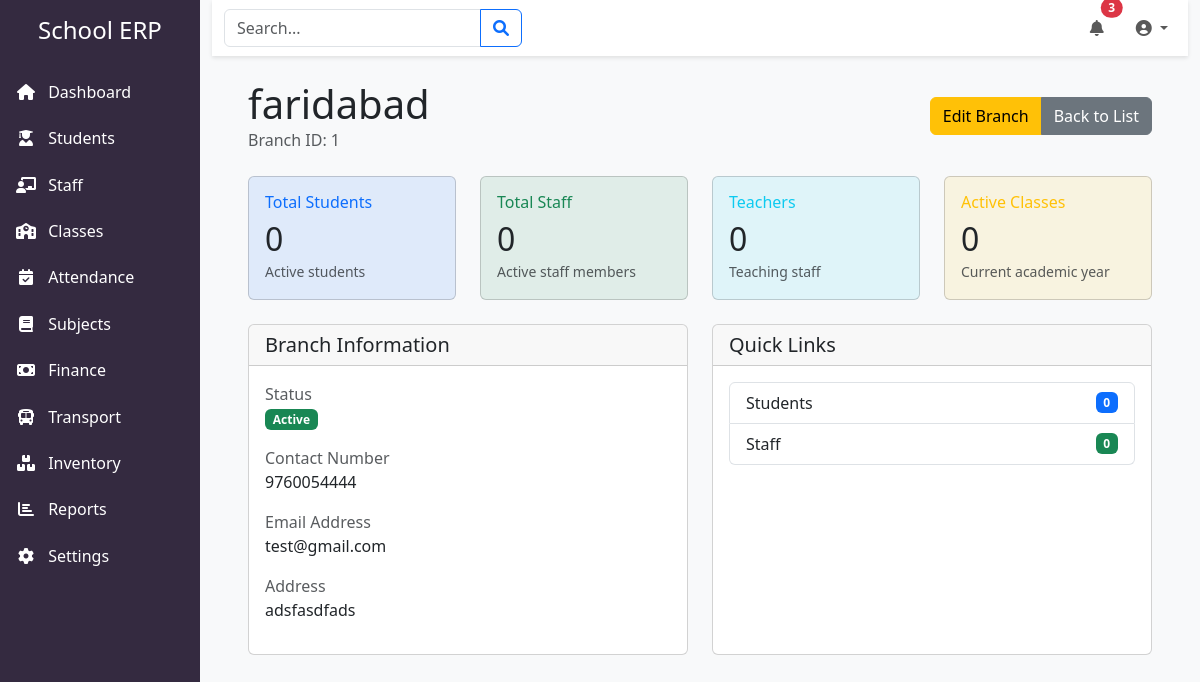
Page /branches/1 on the committed database.
### app/models/models.py (models this page shows, shortened)
class TimestampMixin:
    created_at = db.Column(db.DateTime, default=datetime.utcnow)
    updated_at = db.Column(db.DateTime, default=datetime.utcnow, onupdate=datetime.utcnow)

class Branch(db.Model, TimestampMixin):
    __tablename__ = 'branch'
    id = db.Column(db.Integer, primary_key=True)
    name = db.Column(db.String(100), nullable=False)
    address = db.Column(db.String(255), nullable=False)
    contact_number = db.Column(db.String(20), nullable=False)
    email = db.Column(db.String(100))
    is_active = db.Column(db.Boolean, default=True)
    students = db.relationship('Student', backref='branch', lazy=True)
    staff = db.relationship('Staff', backref='branch', lazy=True)
    inventory = db.relationship('Inventory', backref='branch', lazy=True)
    admins = db.relationship('Admin', backref='branch', lazy=True)

### app/routes/branch.py (the view)
@bp.route('/<int:branch_id>')
def view_branch(branch_id):
    branch = Branch.query.get_or_404(branch_id)
    stats = {
        'total_students': Student.query.filter_by(branch_id=branch_id, is_active=True).count(),
        'total_staff': Staff.query.filter_by(branch_id=branch_id, is_active=True).count(),
        'active_classes': len(set(student.class_id for student in branch.students if student.is_active)),
        'teachers': Staff.query.filter_by(branch_id=branch_id, staff_type='TEACHER', is_active=True).count()
    }
    return render_template('branch/view.html',
                         branch=branch,
                         stats=stats)

### app/templates/branch/view.html (shortened to what this page needs)
{% extends "base.html" %}
{% block content %}
<div class="container">
    <div class="d-flex justify-content-between align-items-center mb-4">
        <div>
            <h1 class="mb-0">{{ branch.name }}</h1>
            <div class="text-muted">Branch ID: {{ branch.id }}</div>
        </div>
        <div class="btn-group">
            <a href="{{ url_for('branch.edit_branch', branch_id=branch.id) }}"
               class="btn btn-warning">Edit Branch</a>
            <a href="{{ url_for('branch.list_branches') }}"
               class="btn btn-secondary">Back to List</a>
        </div>
    </div>
    <div class="row mb-4">
        <div class="col-md-3">
            <div class="card bg-primary bg-opacity-10 h-100">
                <div class="card-body">
                    <h6 class="text-primary mb-2">Total Students</h6>
                    <h2 class="mb-0">{{ stats.total_students }}</h2>
                    <small class="text-muted">Active students</small>
                </div>
            </div>
        </div>
        <div class="col-md-3">
            <div class="card bg-success bg-opacity-10 h-100">
                <div class="card-body">
                    <h6 class="text-success mb-2">Total Staff</h6>
                    <h2 class="mb-0">{{ stats.total_staff }}</h2>
                    <small class="text-muted">Active staff members</small>
                </div>
            </div>
        </div>
        <div class="col-md-3">
            <div class="card bg-info bg-opacity-10 h-100">
                <div class="card-body">
                    <h6 class="text-info mb-2">Teachers</h6>
                    <h2 class="mb-0">{{ stats.teachers }}</h2>
                    <small class="text-muted">Teaching staff</small>
                </div>
            </div>
        </div>
        <div class="col-md-3">
            <div class="card bg-warning bg-opacity-10 h-100">
                <div class="card-body">
                    <h6 class="text-warning mb-2">Active Classes</h6>
                    <h2 class="mb-0">{{ stats.active_classes }}</h2>
                    <small class="text-muted">Current academic year</small>
                </div>
            </div>
        </div>
    </div>
    <div class="row">
        <div class="col-md-6 mb-4">
            <div class="card h-100">
                <div class="card-header">
                    <h5 class="card-title mb-0">Branch Information</h5>
                </div>
                <div class="card-body">
                    <div class="mb-3">
                        <label class="text-muted d-block">Status</label>
                        <span class="badge {% if branch.is_active %}bg-success{% else %}bg-danger{% endif %}">
                            {{ 'Active' if branch.is_active else 'Inactive' }}
                        </span>
                    </div>
                    <div class="mb-3">
                        <label class="text-muted d-block">Contact Number</label>
                        {{ branch.contact_number }}
                    </div>
                    <div class="mb-3">
                        <label class="text-muted d-block">Email Address</label>
                        {{ branch.email or 'Not provided' }}
                    </div>
                    <div class="mb-3">
                        <label class="text-muted d-block">Address</label>
                        {{ branch.address }}
                    </div>
                </div>
            </div>
        </div>
        <div class="col-md-6 mb-4">
            <div class="card h-100">
                <div class="card-header d-flex justify-content-between align-items-center">
                    <h5 class="card-title mb-0">Quick Links</h5>
                </div>
                <div class="card-body">
                    <div class="list-group">
                        <a href="{{ url_for('branch.branch_students', branch_id=branch.id) }}"
                           class="list-group-item list-group-item-action d-flex justify-content-between align-items-center">
                            Students
                            <span class="badge bg-primary">{{ stats.total_students }}</span>
                        </a>
                        <a href="{{ url_for('branch.branch_staff', branch_id=branch.id) }}"
                           class="list-group-item list-group-item-action d-flex justify-content-between align-items-center">
                            Staff
                            <span class="badge bg-success">{{ stats.total_staff }}</span>
                        </a>
                    </div>
                </div>
            </div>
        </div>
    </div>
</div>
{% endblock %}

### rows in the picture
Branch: name "faridabad", id "1", is_active "Active", contact_number "9760054444", email "test@gmail.com", address "adsfasdfads"

### other values in the picture
{{ stats.total_students }} "0"
{{ stats.total_staff }} "0"
{{ stats.teachers }} "0"
{{ stats.active_classes }} "0"
